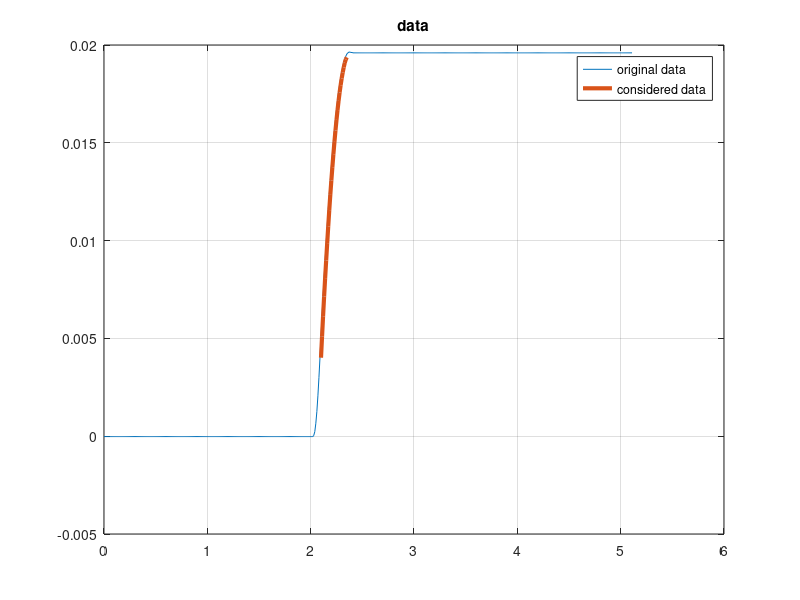
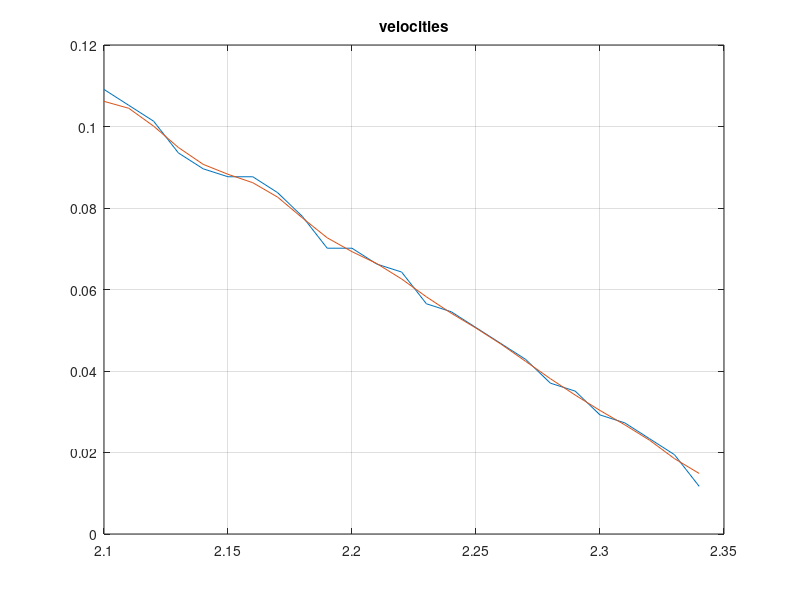
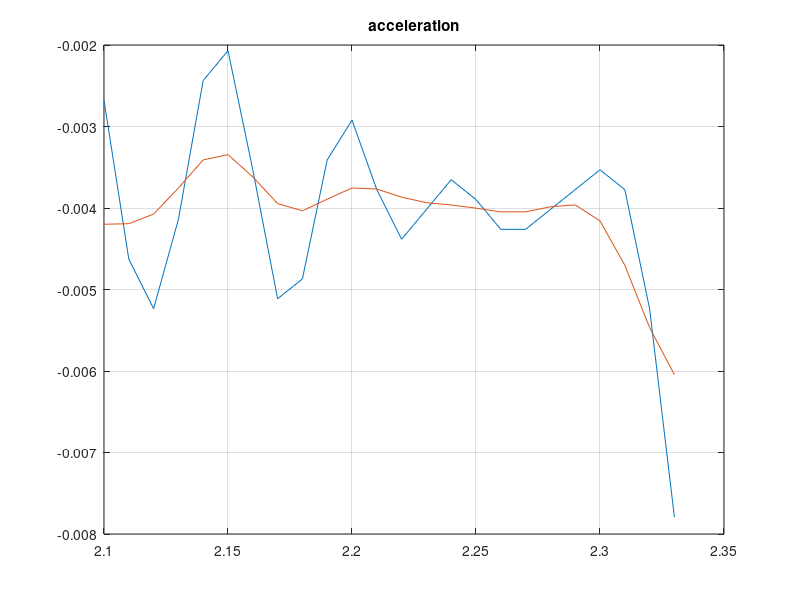
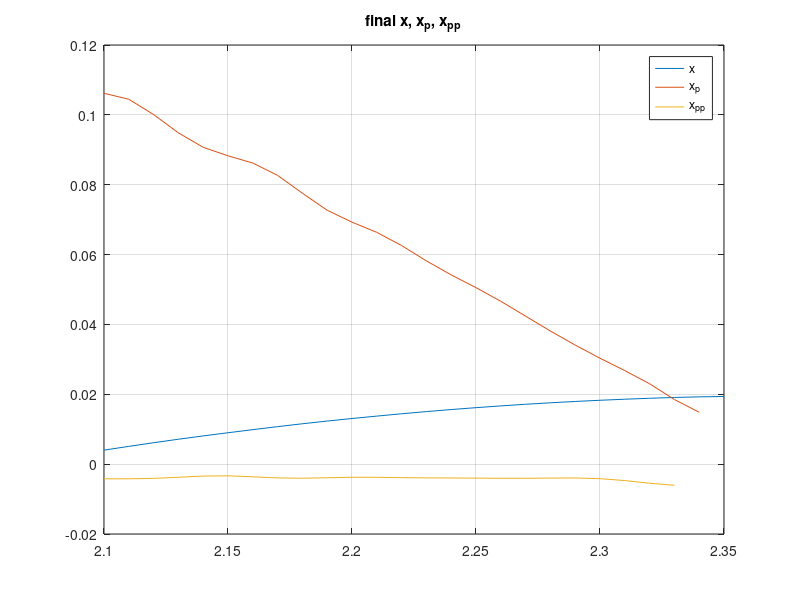

These charts were generated, in order, by the following MATLAB code:
%% Script per ricuperare i dati

clear all;clc;close all;

data0 = load('data0000.txt');

Rg=6.35e-3;
g=9.81;

fs = 100; % Hz
dt = 1/fs;
data= [data0];
time= 0:dt:(length(data)-1)*dt;

% Treating data
cart = (2*pi/2048*Rg)*data(:,2);

figure(1)
plot(time,cart)
grid on
hold on


n=find(cart<=cart(end)-0.0001);

cart = cart(n);
time = time(n);

%cutting part of interest

x_old=cart;
xp_old=diff(x_old)/dt;

q = find(xp_old==max(xp_old));
x_old = x_old(q:end);

%filtering displacement

for ii=1:2
     for i= 1:length(x_old)-1
         x_1(i)= (x_old(i)+x_old(i+1))/2;
     end
     
     x_1(length(x_old))=x_old(end);

     x(1)=x_old(1);
     for i= 2:length(x_1)
         x(i)= (x_1(i)+x_1(i-1))/2;
     end

     x_old=x;
end
x=x_old;
xp_old = xp_old(q:end);




figure(2)
plot([q*dt:dt:(q+(length(xp_old)-1))*dt],xp_old)
grid on; hold on



for ii=1:2
     for i= 1:length(xp_old)-1
         xp_1(i)= (xp_old(i)+xp_old(i+1))/2;
     end
     
     xp_1(length(xp_old))=xp_old(end);

     xp(1)=xp_1(1);
     for i= 2:length(xp_1)
         xp(i)= (xp_1(i)+xp_1(i-1))/2;
     end

     xp_old=xp;
end

plot([q*dt:dt:(q+(length(xp)-1))*dt],xp)
title('velocities')

xpp_old=diff(x,2)/dt;

figure(3)
plot([q*dt:dt:(q+(length(xpp_old)-1))*dt],xpp_old)
grid on; hold on
fin_val=xpp_old(end);
for ii=1:5
     for i= 1:length(xpp_old)-1
         xpp_1(i)= (xpp_old(i)+xpp_old(i+1))/2;
     end
     
     xpp_1(length(xpp_old))=xpp_old(end);

     xpp(1)=xpp_1(1);
     for i= 2:length(xpp_1)
         xpp(i)= (xpp_1(i)+xpp_1(i-1))/2;
     end

     xpp_old=xpp;
end

plot([q*dt:dt:(q+(length(xpp)-1))*dt],xpp)
title('acceleration')

figure(1)
plot([q*dt:dt:(q+(length(x)-1))*dt],x,'linewidth',3)
title('data')
legend('original data','considered data')
figure(4)
plot([q*dt:dt:(q+(length(x)-1))*dt],x)
hold on; grid on
plot([q*dt:dt:(q+(length(xp)-1))*dt],xp)
plot([q*dt:dt:(q+(length(xpp)-1))*dt],xpp)

title('final x, x_p, x_p_p')
legend('x','x_p','x_p_p')
M=879.5e-3;
F_old = M*xpp;
F=F_old;

%ploting relationship between F and v
figure
plot(xp(1:end-1),F,'linewidth',1)
grid on
title('function F = f(v)')

%if we can assume a model similar to F = mu*M*g
xppav=sum(xpp)/length(xpp);
mu=xppav/g;



xpn=fliplr(xp);
m=find(xpn<=0.1002);

Fnf=fliplr(F);
Fn=Fnf(m);
xpn=xpn(m);


n=find(xpn>=0.03);


Fn=Fnf(n);
xpn=xpn(n);

figure
plot(fliplr(xpn),fliplr(Fn))




